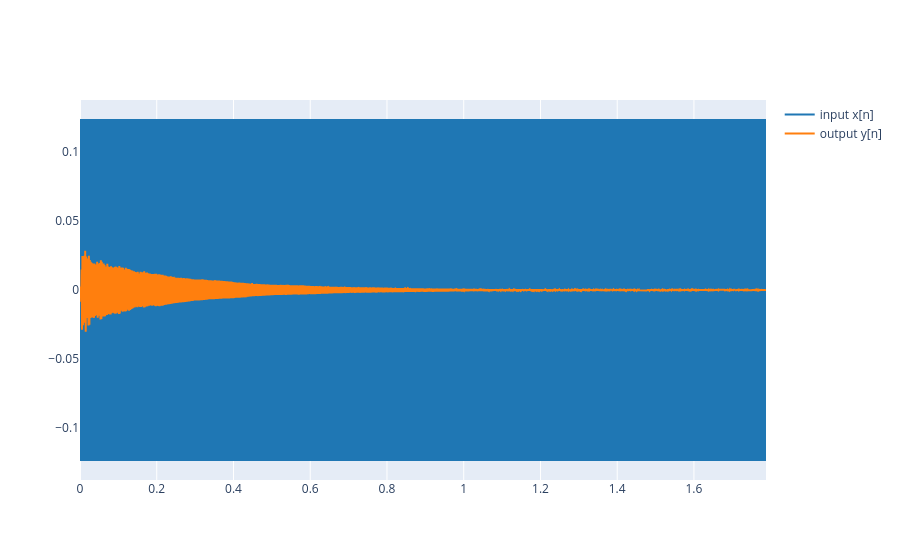

The notebook cell saved with this chart:
### Markdown cell above
2.5 Now let's apply this envelope to the synthesized signal. Copy the code from Lab3 Ex. 2.1 and generate the synthesized signal. Then multiply the synthesized signal by the envelope. Note that both signal and envelope should have the same length. You can define a time vector of the same length of the envelope to create the signal:

### Code cell
# Write your code here

windows_len = 8192
ff, tt, S = signal.spectrogram(ref, 44100, nperseg=windows_len, noverlap=windows_len/2)

weights = [0.0595, 0.0058, 0.0021, 0.0092, 0.00214, 0.000384, 0.0027] # Fill this list with the measured weights

t0 = .1

time_hop = np.argmin((tt - t0)**2)
fft = S[:, time_hop]

f0= 416.037
initial_phase = ((0.10468 - 0.10689)/0.0024266 + 0.25) * 2 * np.pi

t_out = np.arange(len(ref)) / fs
x_total = np.zeros_like(t_out)

for i in range(len(weights)):
    k_harmonic = (i+1) * f0
    f_hop = np.argmin((ff - k_harmonic)**2)

    amplitude = weights[i]*2

    phase = (i+1)*initial_phase - (i) * np.pi/2

    x_total += amplitude * np.cos(2*np.pi*k_harmonic*t_out + phase)

envelope_synt = x_total * envelope_ref[0:len(x_total)]

plot_signals([x_total, envelope_synt], fs, name=['input x[n]', 'output y[n]'])

### Figure 1 — Plotly figure (JSON) as saved in the notebook; plotly's stock layout.template omitted (floating-point values rounded to 4 significant figures; data arrays with more than 128 entries replaced by an {"elided": "..."} marker saying what was removed)
{"data": [{"line": {"color": "#1f77b4", "shape": "linear"}, "mode": "lines", "name": "input x[n]", "type": "scatter", "x": {"elided": "78840 float values"}, "y": {"elided": "78840 float values"}}, {"line": {"color": "#ff7f0e", "shape": "linear"}, "mode": "lines", "name": "output y[n]", "type": "scatter", "x": {"elided": "78840 float values"}, "y": {"elided": "78840 float values"}}], "layout": {}}
